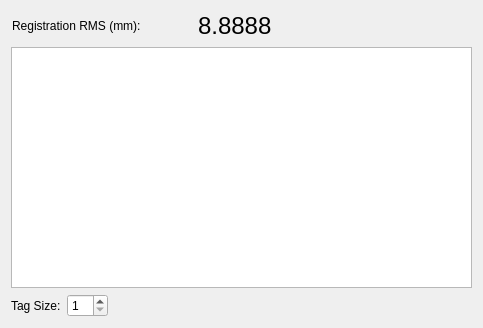
<?xml version="1.0" encoding="UTF-8"?>
<ui version="4.0">
 <class>LandmarkRegistrationObjectWidget</class>
 <widget class="QWidget" name="LandmarkRegistrationObjectWidget">
  <property name="geometry">
   <rect>
    <x>0</x>
    <y>0</y>
    <width>483</width>
    <height>328</height>
   </rect>
  </property>
  <property name="windowTitle">
   <string>Form</string>
  </property>
  <layout class="QVBoxLayout" name="verticalLayout_2">
   <item>
    <layout class="QVBoxLayout" name="verticalLayout">
     <item>
      <layout class="QHBoxLayout" name="_3">
       <property name="leftMargin">
        <number>1</number>
       </property>
       <property name="topMargin">
        <number>1</number>
       </property>
       <property name="rightMargin">
        <number>1</number>
       </property>
       <property name="bottomMargin">
        <number>1</number>
       </property>
       <item>
        <widget class="QLabel" name="RegistrationRMSLabel">
         <property name="maximumSize">
          <size>
           <width>180</width>
           <height>40</height>
          </size>
         </property>
         <property name="text">
          <string>Registration RMS (mm): </string>
         </property>
         <property name="wordWrap">
          <bool>false</bool>
         </property>
        </widget>
       </item>
       <item>
        <widget class="QLabel" name="rmsDisplayLabel">
         <property name="maximumSize">
          <size>
           <width>16777215</width>
           <height>40</height>
          </size>
         </property>
         <property name="font">
          <font>
           <pointsize>9</pointsize>
          </font>
         </property>
         <property name="text">
          <string>&lt;font size=&quot;+3&quot;&gt;8.8888&lt;/font&gt;</string>
         </property>
         <property name="wordWrap">
          <bool>false</bool>
         </property>
        </widget>
       </item>
      </layout>
     </item>
     <item>
      <widget class="QTreeView" name="tagTreeView">
       <property name="sizePolicy">
        <sizepolicy hsizetype="Expanding" vsizetype="Expanding">
         <horstretch>0</horstretch>
         <verstretch>0</verstretch>
        </sizepolicy>
       </property>
       <property name="alternatingRowColors">
        <bool>true</bool>
       </property>
       <property name="autoExpandDelay">
        <number>0</number>
       </property>
       <property name="indentation">
        <number>10</number>
       </property>
      </widget>
     </item>
     <item>
      <layout class="QHBoxLayout" name="horizontalLayout">
       <item>
        <widget class="QLabel" name="tagSizeLabel">
         <property name="text">
          <string>Tag Size:</string>
         </property>
        </widget>
       </item>
       <item>
        <widget class="QSpinBox" name="tagSizeSpinBox">
         <property name="keyboardTracking">
          <bool>false</bool>
         </property>
         <property name="minimum">
          <number>1</number>
         </property>
         <property name="maximum">
          <number>20</number>
         </property>
        </widget>
       </item>
       <item>
        <spacer name="horizontalSpacer">
         <property name="orientation">
          <enum>Qt::Horizontal</enum>
         </property>
         <property name="sizeHint" stdset="0">
          <size>
           <width>40</width>
           <height>20</height>
          </size>
         </property>
        </spacer>
       </item>
      </layout>
     </item>
    </layout>
   </item>
  </layout>
 </widget>
 <resources/>
 <connections/>
</ui>
